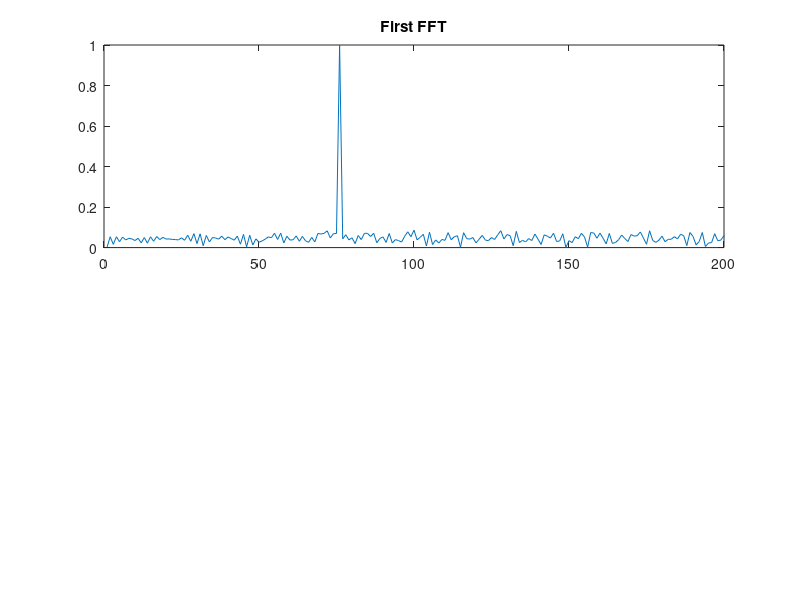
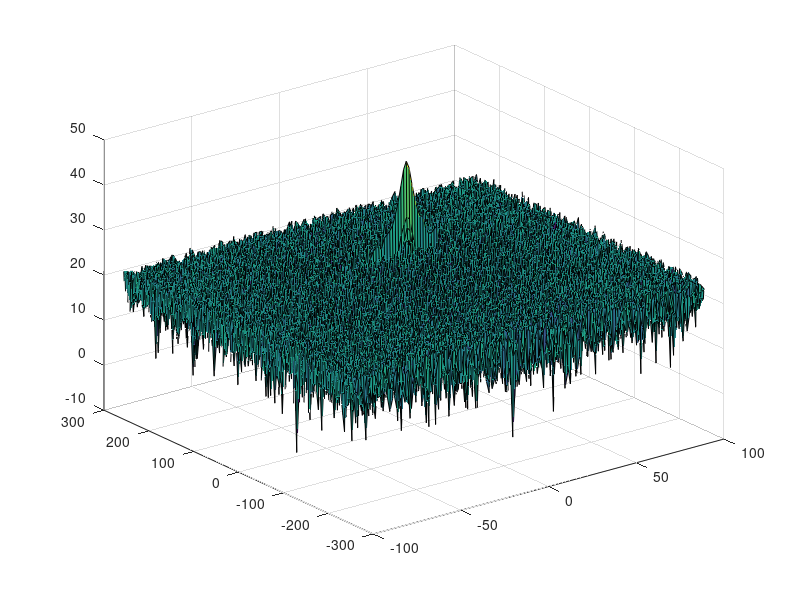
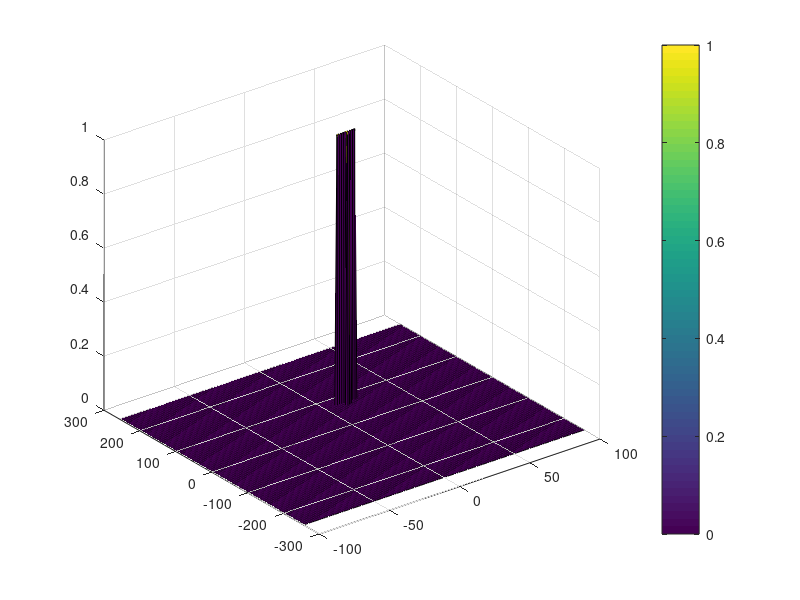

Reproduce these figures in MATLAB, in order.
clear all
clc;

%% Radar Specifications 
%%%%%%%%%%%%%%%%%%%%%%%%%%%
% Frequency of operation = 77GHz
% Max Range = 200m
range_max = 200
% Range Resolution = 1 m
rng_res = 1
% Max Velocity = 100 m/s
%%%%%%%%%%%%%%%%%%%%%%%%%%%

%speed of light = 3e8
c = 3*10^8
%% User Defined Range and Velocity of target
% *%TODO* :
% define the target's initial position and velocity. Note : Velocity
% remains contant

position = 75
Velocity = 15


%% FMCW Waveform Generation

% *%TODO* :
%Design the FMCW waveform by giving the specs of each of its parameters.
% Calculate the Bandwidth (B), Chirp Time (Tchirp) and Slope (slope) of the FMCW
% chirp using the requirements above.
B = c/(2*rng_res)
Tchirp = 5.5*(range_max*2/c)
slope = B/Tchirp
disp(slope)

%Operating carrier frequency of Radar 
fc= 77e9;             %carrier freq

                                                          
%The number of chirps in one sequence. Its ideal to have 2^ value for the ease of running the FFT
%for Doppler Estimation. 
Nd=128;                   % #of doppler cells OR #of sent periods % number of chirps

%The number of samples on each chirp. 
Nr=1024;                  %for length of time OR # of range cells

% Timestamp for running the displacement scenario for every sample on each
% chirp
t=linspace(0,Nd*Tchirp,Nr*Nd); %total time for samples


%Creating the vectors for Tx, Rx and Mix based on the total samples input.
Tx=zeros(1,length(t)); %transmitted signal
Rx=zeros(1,length(t)); %received signal
Mix = zeros(1,length(t)); %beat signal

%Similar vectors for range_covered and time delay.
range_covered =zeros(1,length(t));
time_delay = zeros(1,length(t));


%% Signal generation and Moving Target simulation
% Running the radar scenario over the time. 

for i=1:length(t)         
    
    
    % *%TODO* :
    %For each time stamp update the Range of the Target for constant velocity. 
    range_covered(i) = position + Velocity*t(i);
    time_delay(i) = 2*range_covered(i)/c;
    % *%TODO* :
    %For each time sample we need update the transmitted and
    %received signal. 
    Tx(i) = cos(2*pi*(fc*t(i)+slope*t(i)^2/2));
    Rx(i) = cos(2*pi*(fc*(t(i)-time_delay(i)) + (slope*(t(i)-time_delay(i))^2)/2));
    
    % *%TODO* :
    %Now by mixing the Transmit and Receive generate the beat signal
    %This is done by element wise matrix multiplication of Transmit and
    %Receiver Signal
    Mix(i) = Tx(i) .* Rx(i);
    
end

%% RANGE MEASUREMENT


 % *%TODO* :
%reshape the vector into Nr*Nd array. Nr and Nd here would also define the size of
%Range and Doppler FFT respectively.
signal  = reshape(Mix, [Nr, Nd]);
 % *%TODO* :
%run the FFT on the beat signal along the range bins dimension (Nr) and
%normalize.
signal_fft = fft(signal,Nr);
 % *%TODO* :
% Take the absolute value of FFT output
signal_fft = abs(signal_fft);
signal_fft = signal_fft ./ max(signal_fft);

 % *%TODO* :
% Output of FFT is double sided signal, but we are interested in only one side of the spectrum.
% Hence we throw out half of the samples.
signal_fft = signal_fft(1:(Nr/2));

%plotting the range
figure ('Name','Range from First FFT')
subplot(2,1,1)

 % *%TODO* :
 % plot FFT output 

plot(signal_fft); 
axis ([0 200 0 1]);
title('First FFT')



%% RANGE DOPPLER RESPONSE
% The 2D FFT implementation is already provided here. This will run a 2DFFT
% on the mixed signal (beat signal) output and generate a range doppler
% map.You will implement CFAR on the generated RDM


% Range Doppler Map Generation.

% The output of the 2D FFT is an image that has reponse in the range and
% doppler FFT bins. So, it is important to convert the axis from bin sizes
% to range and doppler based on their Max values.

Mix=reshape(Mix,[Nr,Nd]);

% 2D FFT using the FFT size for both dimensions.
sig_fft2 = fft2(Mix,Nr,Nd);

% Taking just one side of signal from Range dimension.
sig_fft2 = sig_fft2(1:Nr/2,1:Nd);
sig_fft2 = fftshift (sig_fft2);
RDM = abs(sig_fft2);
RDM = 10*log10(RDM) ;

%use the surf function to plot the output of 2DFFT and to show axis in both
%dimensions
doppler_axis = linspace(-100,100,Nd);
range_axis = linspace(-200,200,Nr/2)*((Nr/2)/400);
figure,surf(doppler_axis,range_axis,RDM);

%% CFAR implementation

%Slide Window through the complete Range Doppler Map

% *%TODO* :
%Select the number of Training Cells in both the dimensions.
Tr = 10;
Td = 5;

% *%TODO* :
%Select the number of Guard Cells in both dimensions around the Cell under 
%test (CUT) for accurate estimation
Gr = 5;
Gd = 2;

% *%TODO* :
% offset the threshold by SNR value in dB
offset = 1.2;

% *%TODO* :
%Create a vector to store noise_level for each iteration on training cells
noise_level = zeros(1,1);
training_cells = (2*Tr+2*Gr+1)*(2*Td+2*Gd+1) - (2*Gr+1)*(2*Gd+1);

% *%TODO* :
%design a loop such that it slides the CUT across range doppler map by
%giving margins at the edges for Training and Guard Cells.
%For every iteration sum the signal level within all the training
%cells. To sum convert the value from logarithmic to linear using db2pow
%function. Average the summed values for all of the training
%cells used. After averaging convert it back to logarithimic using pow2db.
%Further add the offset to it to determine the threshold. Next, compare the
%signal under CUT with this threshold. If the CUT level > threshold assign
%it a value of 1, else equate it to 0.


   % Use RDM[x,y] as the matrix from the output of 2D FFT for implementing
   % CFAR
for i=1:Nr/2-2*(Td+Gd)
     for j=1:Nd-2*(Tr+Gr)

    
           % Use RDM[x,y] as the matrix from the output of 2D FFT for implementing
           % CFAR

          train_noise_sum = db2pow(RDM(i:i+2*(Td+Gd),j:j+2*(Gr+Tr)));
          noise_level(i,j) = pow2db(sum(sum(train_noise_sum))/training_cells);
          threshold = noise_level(i,j)* offset;
          signal = RDM(i+Td+Gd,j+Td+Gr);

          if (signal > threshold)
            signal = 1;
          else
            signal = 0;    
          end
          CFAR(i+Td+Gd,j+Td+Gr) = signal;
    end
end


% *%TODO* :
% The process above will generate a thresholded block, which is smaller 
%than the Range Doppler Map as the CUT cannot be located at the edges of
%matrix. Hence,few cells will not be thresholded. To keep the map size same
% set those values to 0. 
 
for i = 1: Nr/2
    for j = 1: Nd
       if i <= Tr + Gr || i >= Nr/2 - (Tr + Gr) || j <= Td + Gd || j >= Nd-(Td + Gd)
          CFAR(i,j) = 0;
       end
    end
end

% *%TODO* :
%display the CFAR output using the Surf function like we did for Range
%Doppler Response output.
figure,surf(doppler_axis,range_axis,CFAR);
colorbar;


 
 